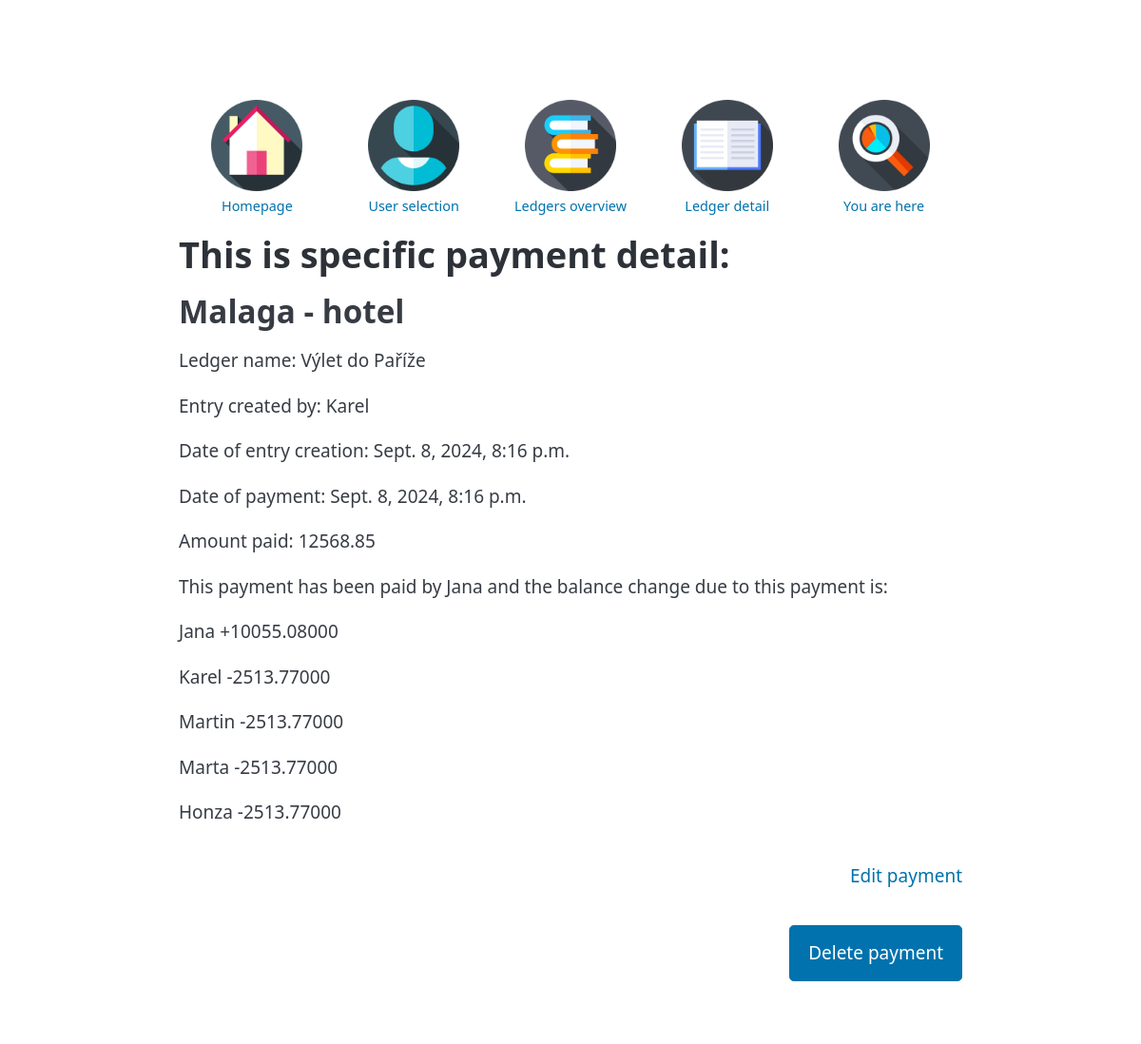
Before: /payment_detail/2/1/4/ with the older database file.
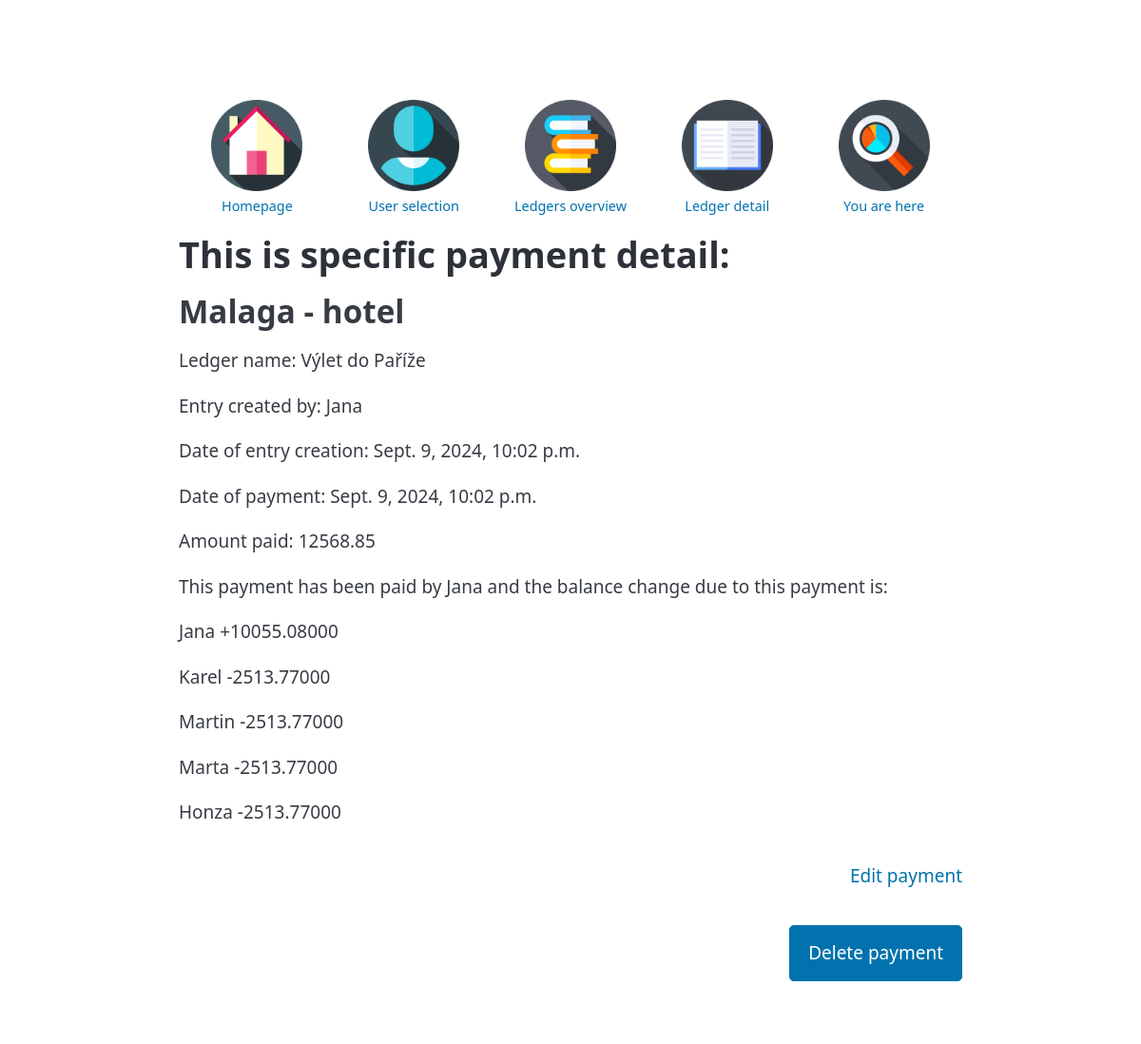
After: the same page with the newer database file.
### Bill_2_split/models.py (models this page shows, shortened)
class AbstractBase(models.Model):
    name = models.CharField(max_length=100)
    slug = models.SlugField(max_length=100, blank=True)
    desc = models.CharField(max_length=2000, blank=True)
    class Meta:
        abstract = True

class Payment(AbstractBase):
    user = models.ForeignKey(User, on_delete=models.PROTECT)
    ledger = models.ForeignKey(Ledger, on_delete=models.PROTECT)
    entry_time = models.DateTimeField(default=datetime.now)
    cost = models.DecimalField(max_digits=10, decimal_places=2)
    payment_time = models.DateTimeField(default=datetime.now)

class User(AbstractBase):
    email = models.CharField(max_length=50, blank=True)
    password = models.CharField(max_length=50, blank=True)

class Ledger(AbstractBase):
    user = models.ForeignKey(User, on_delete=models.PROTECT)

### Bill_2_split/views.py (the view)
class PaymentDetailView(generic.DetailView):
    model = Payment
    template_name = 'Bill_2_split/payment_detail.html'
    title = 'Payment detail'
    def get_object(self):
        payment_pk = self.kwargs.get('payment_pk')
        return Payment.objects.get(pk=payment_pk)
    def get_context_data(self, **kwargs):
        context = super().get_context_data(**kwargs)
        payment = self.get_object()
        user_id = self.kwargs.get('user_pk')
        user = User.objects.get(pk=user_id)
        ledger_id = self.kwargs.get('ledger_pk')
        ledger = Ledger.objects.get(pk=ledger_id)
        relations = Relation.objects.filter(payment=payment)
        balance_change = calculate_relation_costs(relations, payment.cost)
        context['ledger'] = ledger
        context['user'] = user
        context['payment'] = payment
        context['relations'] = relations
        context['balance_change'] = balance_change
        return context

### Bill_2_split/functions.py (called while the page is built)
def get_relation_value(obj):
    return obj.relation

def calculate_relation_costs(relations, cost):
    sorted_relations = sorted(relations, key=get_relation_value, reverse=True)
    relation_costs = [(relation, relation.relation * cost) for relation in sorted_relations]
    return relation_costs

### Bill_2_split/templates/Bill_2_split/payment_detail.html (shortened to what this page needs)
{% extends 'Bill_2_split/_base.html' %}
{% block Bill_2_split_content %}
{% load static %}
<nav id="horni-nav">
    <ul>
    <li><a href="{% url 'Bill_2_split:IndexView' %}">
            <img src="{% static 'Bill_2_split/icons/home_page.png' %}"><span>Homepage</span></a></li>
    <li><a href="{% url 'Bill_2_split:UserView' %}">
            <img src="{% static 'Bill_2_split/icons/user.png' %}"><span>User selection</span></a></li>
    <li><a href="{% url 'Bill_2_split:ListOfLedgersView' user.pk %}">
            <img src="{% static 'Bill_2_split/icons/ledgers.png' %}"><span>Ledgers overview</span></a></li>
    <li><a href="{% url 'Bill_2_split:LedgerDetailView' ledger.pk user.pk %}">
            <img src="{% static 'Bill_2_split/icons/ledger.png' %}"><span>Ledger detail</span></a></li>
    <li><a href="#">
            <img src="{% static 'Bill_2_split/icons/glass.png' %}"><span>You are here</span></a></li>
    </ul>
</nav>
<h1>
    This is specific payment detail:
</h1>
<h2>{{ payment.name }}</h2>
<p>Ledger name: {{ payment.ledger.name }}</p>
<p>Entry created by: {{ payment.user.name }}</p>
<p>Date of entry creation: {{ payment.entry_time }}</p>
<p>Date of payment: {{ payment.payment_time }}</p>
<p>Amount paid: {{ payment.cost }}</p>
    {% for relation, balance_change in balance_change %}
        {% if relation.relation > 0 %}
                <p> This payment has been paid by {{ relation.user.name }} and the balance change due to this payment is: </p>
                <p> {{ relation.user.name }} +{{ balance_change }} </p>
        {% endif %}
    {% endfor %}
    {% for relation, balance_change in balance_change %}
        {% if relation.relation < 0 %}
                <p> {{ relation.user.name }}  {{ balance_change }} </p>
        {% endif %}
    {% endfor %}
<nav>
    <ul>
        <li>
            <a href="{% url 'Bill_2_split:PaymentEditView' payment_pk=payment.pk ledger_pk=ledger.pk user_pk=user.pk %}"> Edit payment</a>
        </li>
    </ul>
</nav>
<nav>
    <ul>
        <li>
            <form method="post" action="{% url 'Bill_2_split:PaymentDeleteView' payment_pk=payment.pk ledger_pk=ledger.pk user_pk=user.pk %}">
                <button type="submit">Delete payment</button>
            </form>
        </li>
    </ul>
</nav>
{% endblock %}

Changed rows visible on the page:
changed Payment "Malaga - hotel": user.name "Karel" → "Jana"; entry_time "Sept. 8, 2024, 8:16 p.m." → "Sept. 9, 2024, 10:02 p.m."; payment_time "Sept. 8, 2024, 8:16 p.m." → "Sept. 9, 2024, 10:02 p.m."
